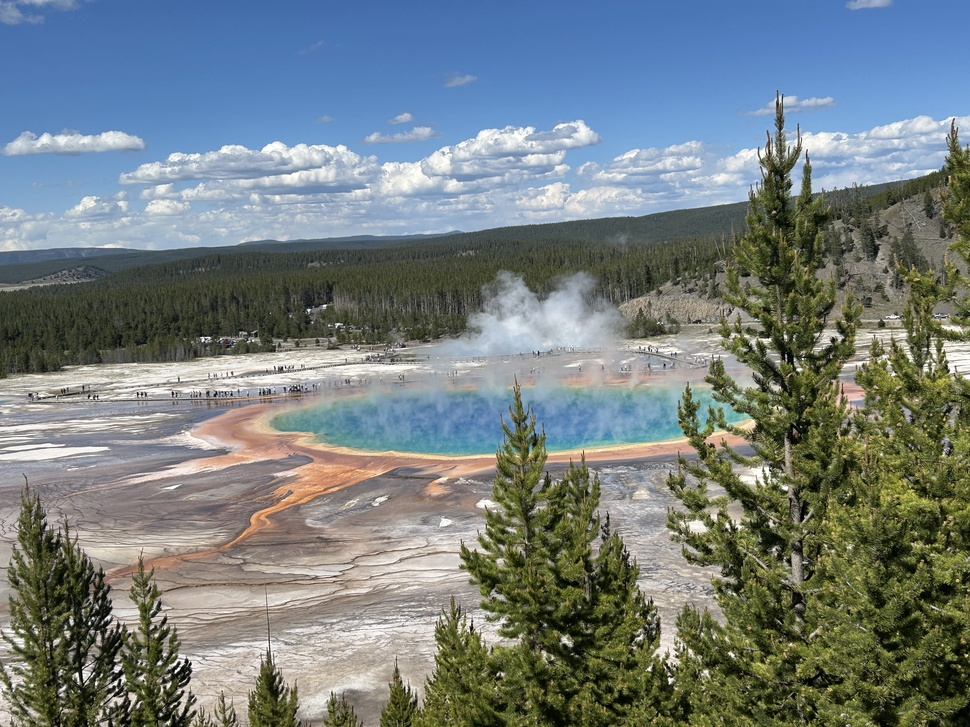
#> input picture image.jpg, 970 x 727 px, shrunk from 4032 x 3024 before the run, found by its file name
$ python linear_transform_image.py
#> lines starting #> are read from the running program, lines starting #| are printed output that depends on the picture
import math
import numpy as np
from PIL import Image

image_path = r"C:\Users\colin\OneDrive\Documents\linear_transformation\image.jpg"

# Load the image
# Was having issues with an image with color, so I greyscaled it.
image = Image.open(image_path).convert("L")
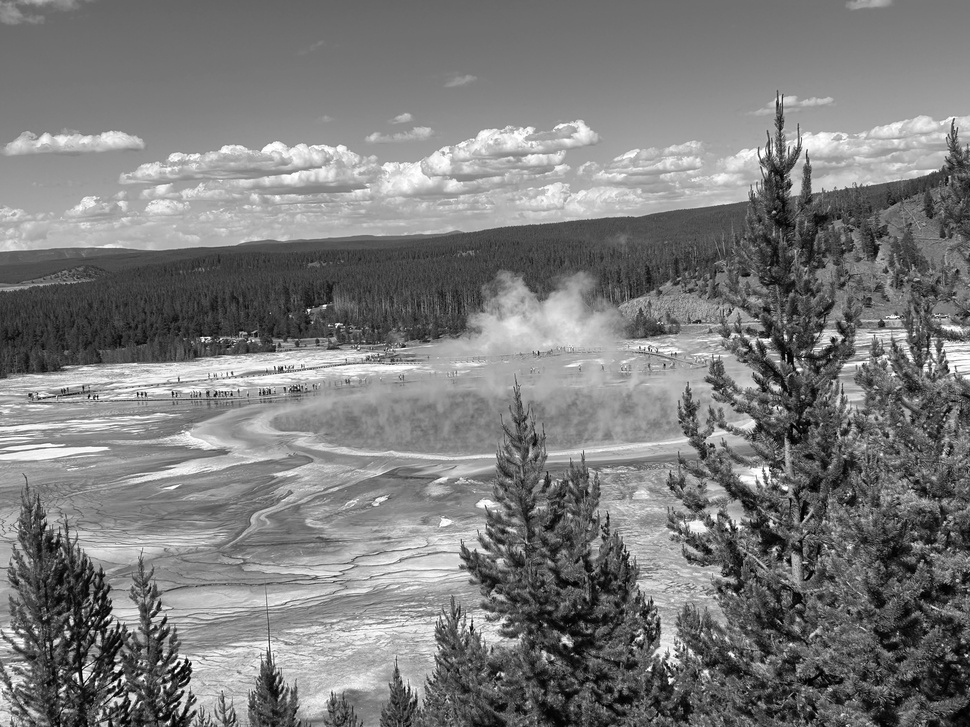
#> image: PIL image 970x727 L; min 0, max 255, mean 123.6
image_np = np.array(image)
original_image = Image.fromarray(image_np)
print("Original Image & Matrix Shown First:")
# original_matrix = np.array(image)
original_matrix = np.array([[1, 0],[0,1]])
print (original_matrix)
original_image.show()

# Function to scale an image
def scale_image(image_np, scale_factors):

    height, width = image_np.shape
    scale_height, scale_width = scale_factors

    new_height = int(height * scale_height)
    new_width = int(width * scale_width)

    scaled_image = np.zeros((new_height, new_width), dtype=image_np.dtype)

    for y in range(new_height):
        for x in range(new_width):

            originalX = int(x / scale_width)
            originalY = int(y / scale_height)

            if originalX < width and originalY < height:
                scaled_image[y, x] = image_np[originalY, originalX]

    return scaled_image

# Scaling (T1)
scale_factors = (0.5, 0.5)
# scaled_matrix = (np.array([[0.5, 0],[0,0.5]]))
scaled_matrix = (np.array(0.5 * original_matrix))
print("1) Standard Matrix of T1 is:")
print(scaled_matrix)
image1_np = scale_image(image_np, scale_factors)
#> after the loop in scale_image, `for y in range(new_height):`:
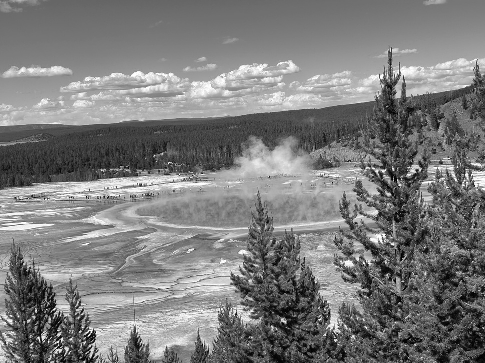
#> scaled_image: shape (363, 485); min 0, max 255, mean 123.7
print(f'The dimension of the image_np is {image1_np.shape}')
#| The dimension of the image_np is (363, 485)
image1 = Image.fromarray(image1_np)
image1.show()

# Function to reflect an image
def reflect_image(image_np, reflection_matrix):
    height, width = image_np.shape

    centerX = width / 2
    centerY = height / 2

    reflected_image = np.zeros_like(image_np)

    for y in range(height):
        for x in range(width):
            translated_x = x - centerX
            translated_y = -(y - centerY)

            reflected_coords = reflection_matrix @ np.array([translated_x, translated_y])
            reflectedX, reflectedY = reflected_coords

            reflectedX += centerX
            reflectedY = -reflectedY + centerY

            reflectedX = int(round(reflectedX))
            reflectedY = int(round(reflectedY))

            if 0 <= reflectedX < width and 0 <= reflectedY < height:
                reflected_image[reflectedY, reflectedX] = image_np[y, x]
    return reflected_image

# Reflection (T2, T3)
reflection_matrix1 = np.array([[0.3, 0.4], [0.4, -0.3]])
print("2) Standard Matrix of T2 reflected across y = 2x is:")
print(reflection_matrix1)
reflection_matrix2 = np.array([[-0.02, 0.64], [-0.64, -0.02]])
print("3) Standard Matrix of T2 reflected across y = -1/2x is:")
print(reflection_matrix2)
image2_np = reflect_image(image1_np, reflection_matrix1)
#> after the loop in reflect_image, `for y in range(height):`:
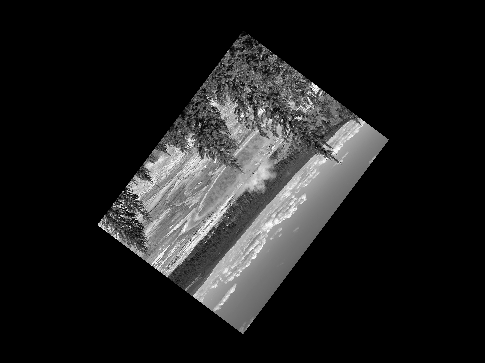
#> reflected_image: shape (363, 485); min 0, max 255, mean 31.1
print(f'The dimension of the image2_np is {image2_np.shape}')
#| The dimension of the image2_np is (363, 485)
image2 = Image.fromarray(image2_np)
image2.show()

image3_np = reflect_image(image2_np, reflection_matrix2)
#> after the loop in reflect_image (call 2), `for y in range(height):`:
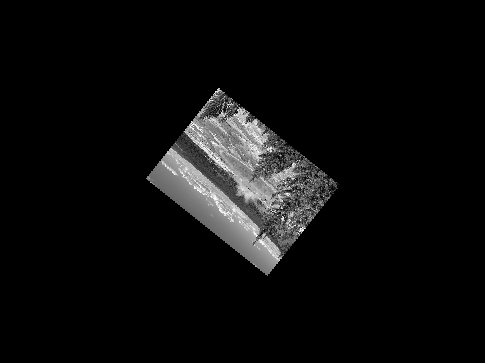
#> reflected_image: shape (363, 485); min 0, max 255, mean 12.7
print(f'The dimension of the image3_np is {image3_np.shape}')
#| The dimension of the image3_np is (363, 485)
image3 = Image.fromarray(image3_np)
image3.show()

# Function to rotate an image
def rotate_image(image_np, rotation_matrix):
    height, width = image_np.shape
    centerX = width / 2
    centerY = height / 2

    rotated_image = np.zeros_like(image_np)

    for y in range(height):
        for x in range(width):
            translatedX = x - centerX
            translatedY = -(y - centerY)

            rotated_coords = rotation_matrix @ np.array([translatedX, translatedY])
            rotatedX, rotatedY = rotated_coords

            rotatedX += centerX
            rotatedY = -rotatedY + centerY

            rotatedX = int(round(rotatedX))
            rotatedY = int(round(rotatedY))

            if 0 <= rotatedX < width and 0 <= rotatedY < height:
                rotated_image[rotatedY, rotatedX] = image_np[y, x]
    return rotated_image

# Function to find the identity matrix
def findMatrix(matrix2, matrix1):
    return matrix2 @ matrix1

# Function to compute the inverse matrix
def inverse_transformation(matrix_T):
    return matrix_T.T


# Transformation (T = T2 ◦ T1)
matrixT = findMatrix(reflection_matrix1, scaled_matrix)
print("4) Standard Matrix of T = T2 o T1:")
print(matrixT)
image_T_np = reflect_image(image1_np, matrixT)
#> after the loop in reflect_image (call 3), `for y in range(height):`:
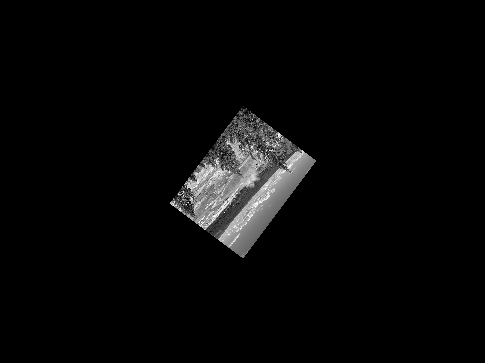
#> reflected_image: shape (363, 485); min 0, max 255, mean 7.9
print(f'The dimension of the image_T_np is {image_T_np.shape}')
#| The dimension of the image_T_np is (363, 485)
image_T = Image.fromarray(image_T_np)
image_T.show()

# Inverse Transformation (T^{-1})
matrixT_inverse = np.array([[2.4, 3.2],[3.2, -2.4]])
print("5) Standard Matrix of T^(-1):")
print(matrixT_inverse)
image_inverse_np = reflect_image(image3_np, matrixT_inverse)
#> after the loop in reflect_image (call 4), `for y in range(height):`:
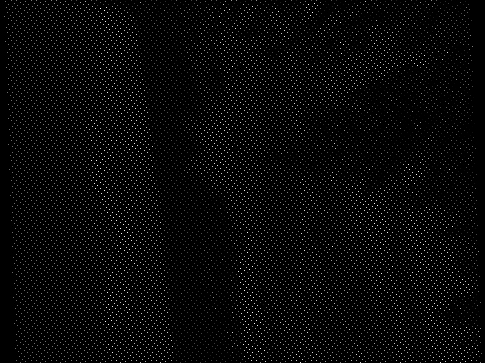
#> reflected_image: shape (363, 485); min 0, max 255, mean 7.9
print(f'The dimension of the image_inverse_np is {image_inverse_np.shape}')
#| The dimension of the image_inverse_np is (363, 485)
image_inverse = Image.fromarray(image_inverse_np)
image_inverse.show()

# Rotation / Favorite Transformation
theta = math.pi / 4
rotation_matrix = np.array([[math.cos(theta), -math.sin(theta)], [math.sin(theta), math.cos(theta)]])
print("6) Standard rotation matrix (rotated 45 degrees):")
print(rotation_matrix)
image4_np = rotate_image(image_np, rotation_matrix)
#> after the loop in rotate_image, `for y in range(height):`:
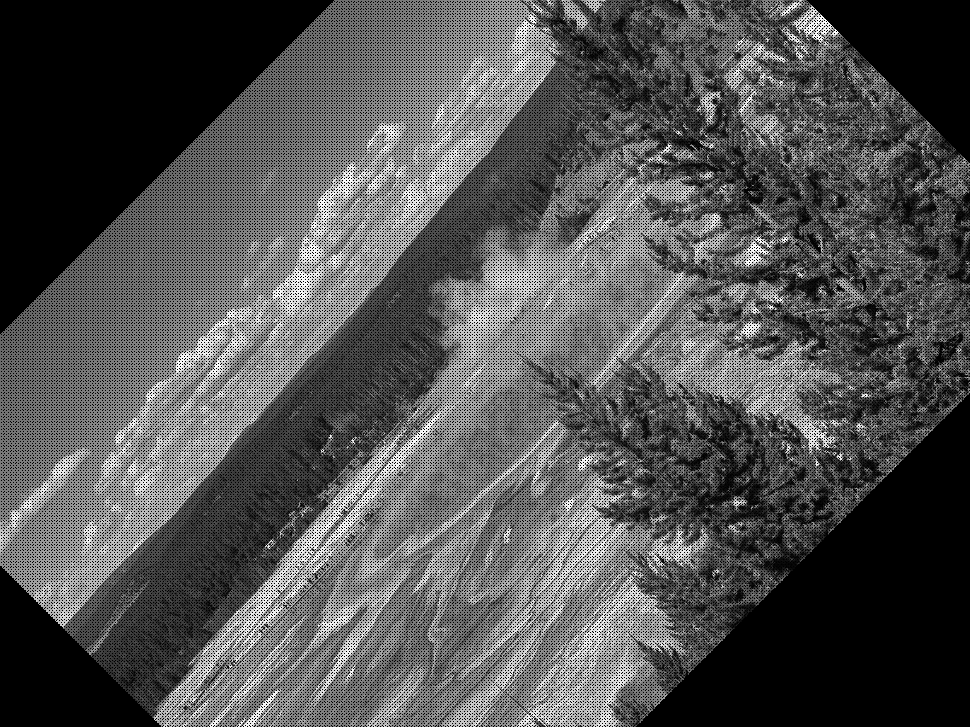
#> rotated_image: shape (727, 970); min 0, max 255, mean 83
print(f'The dimension of the image4_np is {image4_np.shape}')
#| The dimension of the image4_np is (727, 970)
image4 = Image.fromarray(image4_np)
image4.show()
